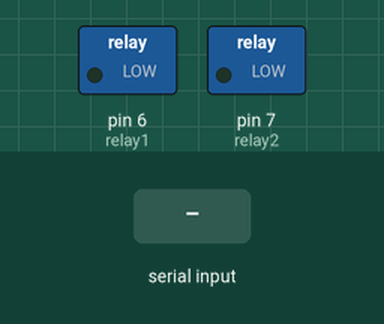
Bench run of a sketch on a simulated Arduino Uno, built with avr-gcc and run on an emulated ATmega328P. Shown: switched loads named in the sketch (green lamp = pin HIGH). The test bench sets the inputs (shaded band).

Above: at 1.2 s.
1.3 s: "t" received over Serial
At 2.5 s:
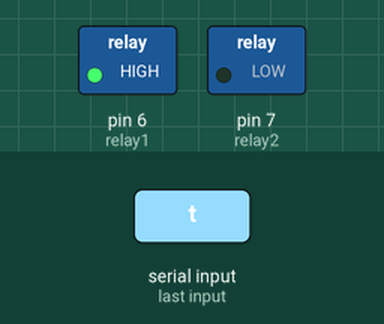
2.8 s: "y" received over Serial
At 3.8 s:
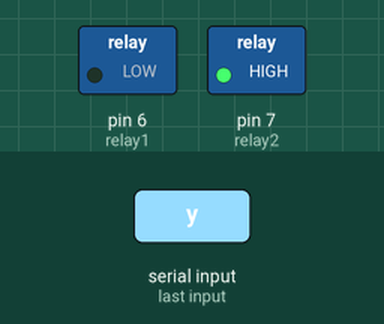
4.3 s: "u" received over Serial
At 4.9 s:
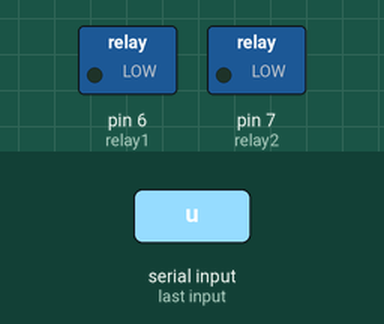
Timing chart, 0 to 7.3 s (numbered marks = the images above; inputs shaded):
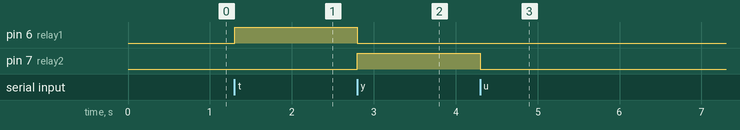

The sketch:

Actuator.ino
```cpp
#define relay1 6
#define relay2 7

void setup()
{
  Serial.begin(9600);
  pinMode(relay1, OUTPUT);
  pinMode(relay2, OUTPUT);

}
void loop()
{
  while(Serial.available())
  {
    char input=Serial.read();
    if(input=='t')
    extendA();
    else
    if(input=='y')
    retractA();
    else
    if(input=='u')
    stopA();
  }
}
void extendA()
{
digitalWrite(relay1, HIGH);
digitalWrite(relay2, LOW);
}
void retractA()
{
digitalWrite(relay1, LOW);
digitalWrite(relay2, HIGH);
}
void stopA()
{
digitalWrite(relay1, LOW);
digitalWrite(relay2, LOW);
}
```

Measured:
- after the input at 1.3 s, pin 6 (relay1): LOW → HIGH at once
- after the input at 2.8 s, pin 6 (relay1): HIGH → LOW at once; pin 7 (relay2): LOW → HIGH at once
- after the input at 4.3 s, pin 7 (relay2): HIGH → LOW at once
